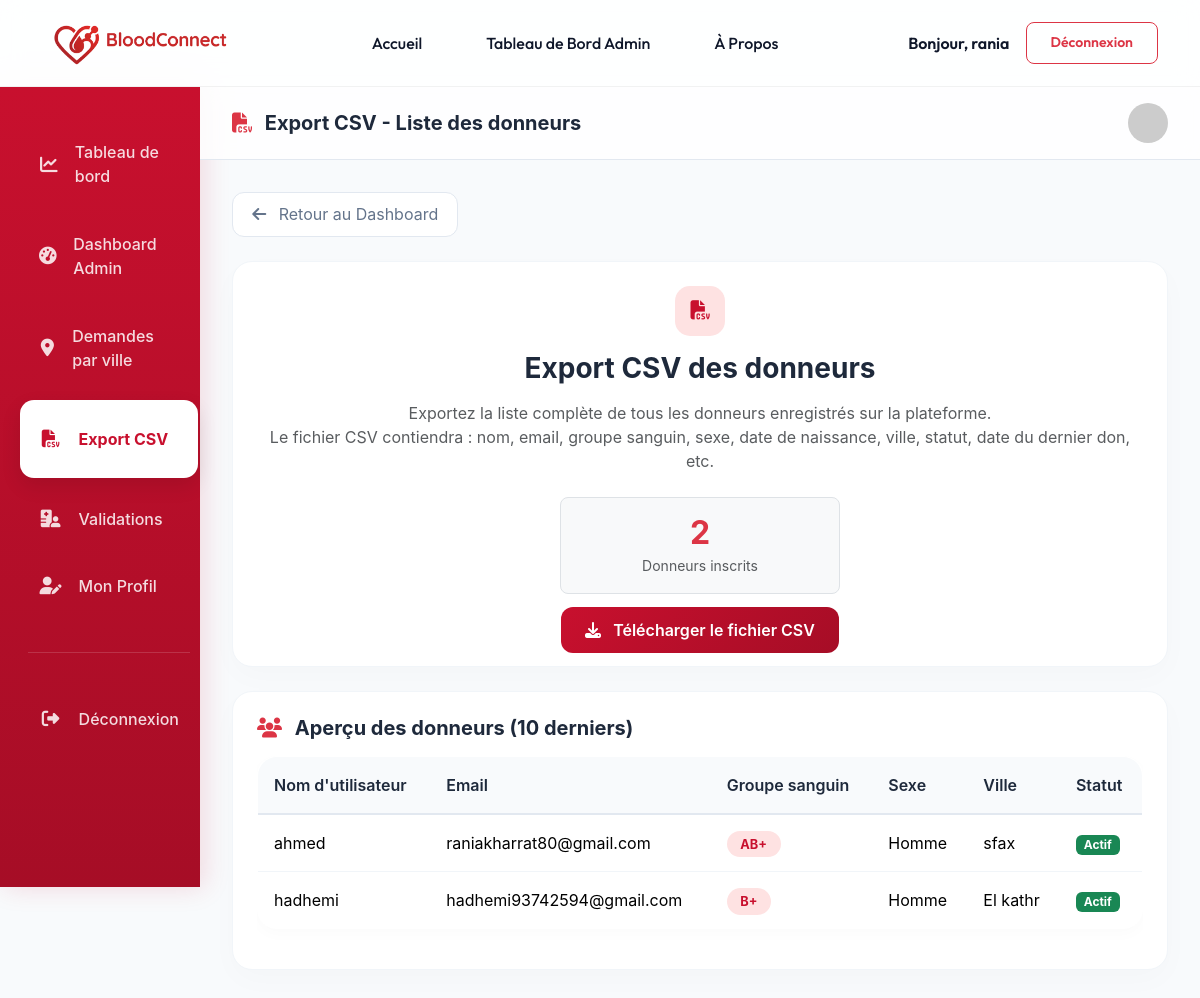
The app's page /core/csv-donneurs/ (signed in) with its own data.
### comptes/models.py (models this page shows, shortened)
class User(AbstractUser):
    ROLE_CHOICES = (
        ('donneur', 'Donneur'),
        ('hopital', 'Hopital'),
        ('admin', 'Admin'),
    )
    role = models.CharField(max_length=20, choices=ROLE_CHOICES, default='donneur')

class Donneur(models.Model):
    user = models.OneToOneField(User, on_delete=models.CASCADE)
    groupe_sanguin = models.CharField(max_length=3, choices=[
    ('A+', 'A+'), ('A-', 'A-'), ('B+', 'B+'), ('B-', 'B-'),
    ('AB+', 'AB+'), ('AB-', 'AB-'), ('O+', 'O+'), ('O-', 'O-'),
])
    sexe = models.CharField(max_length=1, choices=[('M', 'Homme'), ('F', 'Femme')])
    date_naissance = models.DateField()
    ville = models.CharField(max_length=100)
    actif = models.BooleanField(default=True)
    derniere_don = models.DateField(null=True, blank=True)

### core/views.py (the view)
# urls.py: path('csv-donneurs/', views.csv_donneurs, name='csv_donneurs'),
@login_required
@admin_required
def csv_donneurs(request):
    donneurs = Donneur.objects.select_related('user').all().order_by('groupe_sanguin', 'user__username')
    context = {
        'donneurs': donneurs,
        'total_donneurs': donneurs.count(),
    }
    return render(request, "core/CSV.html", context)

### core/templates/core/CSV.html (shortened to what this page needs)
{% load static %}
<!DOCTYPE html>
<html lang="fr">
<head>
    <link href="https://cdn.jsdelivr.net/npm/bootstrap@5.3.2/dist/css/bootstrap.min.css" rel="stylesheet">
    <link rel="stylesheet" href="https://cdnjs.cloudflare.com/ajax/libs/font-awesome/6.4.2/css/all.min.css">
</head>
<body>
    {% include 'header.html' %}
    <div class="container-fluid">
        <div class="row">
            <div class="col-lg-2 p-0 d-none d-lg-block">
                {% if user.is_superuser or user.role == 'admin' %}
                    {% include 'core/sidebare_admin.html' %}
                {% elif user.role == 'hopital' %}
                    {% include 'demandes/sidebar_hopital.html' %}
                {% else %}
                    {% include 'dons/sidebar_donneur.html' %}
                {% endif %}
            </div>
            <div class="col-lg-10 p-0">
                <div class="glass-header d-flex justify-content-between align-items-center">
                    <h5 class="fw-bold m-0">
                        <i class="fas fa-file-csv text-danger me-2"></i>
                        Export CSV - Liste des donneurs
                    </h5>
                    <img src="https://ui-avatars.com/api/?name={{ request.user.username }}&background=C8102E&color=fff" class="rounded-circle" width="40" alt="Avatar">
                </div>
                <div class="dashboard-content">
                    <div class="mb-4">
                        <a href="{% url 'admin_dashboard' %}" class="btn-retour">
                            <i class="fas fa-arrow-left me-2"></i> Retour au Dashboard
                        </a>
                    </div>
                    <div class="row">
                        <div class="col-md-12">
                            <div class="stat-card text-center">
                                <div class="stat-icon mx-auto" style="background: #FEE2E2; color: #C8102E;">
                                    <i class="fas fa-file-csv"></i>
                                </div>
                                <h3 class="fw-bold mb-3">Export CSV des donneurs</h3>
                                <p class="text-muted mb-4">
                                    Exportez la liste complète de tous les donneurs enregistrés sur la plateforme.<br>
                                    Le fichier CSV contiendra : nom, email, groupe sanguin, sexe, date de naissance, ville, statut, date du dernier don, etc.
                                </p>
                                <div class="row justify-content-center mb-4">
                                    <div class="col-md-4">
                                        <div class="border rounded-3 p-3 bg-light">
                                            <h2 class="fw-bold text-danger mb-0">{{ total_donneurs }}</h2>
                                            <small class="text-muted">Donneurs inscrits</small>
                                        </div>
                                    </div>
                                </div>
                                <a href="{% url 'exporter_donneurs_csv' %}" class="btn-exporter text-white text-decoration-none">
                                    <i class="fas fa-download me-2"></i> Télécharger le fichier CSV
                                </a>
                            </div>
                        </div>
                    </div>
                    <div class="stat-card mt-4">
                        <h5 class="fw-bold mb-3">
                            <i class="fas fa-users text-danger me-2"></i>
                            Aperçu des donneurs (10 derniers)
                        </h5>
                        <div class="table-responsive">
                            <table class="table table-custom">
                                <thead>
                                    <tr>
                                        <th>Nom d'utilisateur</th>
                                        <th>Email</th>
                                        <th>Groupe sanguin</th>
                                        <th>Sexe</th>
                                        <th>Ville</th>
                                        <th>Statut</th>
                                    </tr>
                                </thead>
                                <tbody>
                                    {% for donneur in donneurs|slice:":10" %}
                                    <tr>
                                        <td>{{ donneur.user.username }}</br></td>
                                        <td>{{ donneur.user.email|default:"-" }}</br></td>
                                        <td><span class="badge-blood">{{ donneur.groupe_sanguin }}</span></td>
                                        <td>{{ donneur.get_sexe_display|default:donneur.sexe }}</br></td>
                                        <td>{{ donneur.ville }}</br></td>
                                        <td>
                                            {% if donneur.actif %}
                                                <span class="badge bg-success">Actif</span>
                                            {% else %}
                                                <span class="badge bg-secondary">Inactif</span>
                                            {% endif %}
                                    </tr>
                                    {% endfor %}
                                </tbody>
                            </table>
                        </div>
                    </div>
                </div>
            </div>
        </div>
    </div>
</body>
</html>

### templates/header.html (shortened to what this page needs)
{% load static %}
<header class="header">
    <nav class="container d-flex align-items-center justify-content-between">
        <div class="logo d-flex align-items-center gap-2">
            <a href="{% url 'accueil' %}">
                <img src="{% static 'images/BloodConnect.png' %}" alt="Logo" width="200" height="60" style="object-fit: contain;">
            </a>
        </div>
        <div class="d-none d-lg-flex align-items-center">
            <a href="{% url 'accueil' %}" class="nav-link">Accueil</a>
            {% if user.is_authenticated %}
                {% if user.is_superuser or user.role == 'admin' %}
                    <a href="{% url 'admin_dashboard' %}" class="nav-link">Tableau de Bord Admin</a>
                {% elif user.role == 'hopital' %}
                    <a href="{% url 'dashboard_hopital' %}" class="nav-link">Portail Hospitalier</a>
                {% elif user.role == 'donneur' %}
                    <a href="{% url 'dashboard_donneur' %}" class="nav-link">Mon Portail Donneur</a>
                {% endif %}
            {% endif %}
            <a href="{% url 'about' %}" class="nav-link">À Propos</a>
        </div>
        <div class="d-flex align-items-center gap-3">
            {% if user.is_authenticated %}
                <span class="navbar-text d-none d-md-inline-block">Bonjour, {{ user.username }}</span>
                <a href="{% url 'logout' %}" class="btn btn-outline-danger btn-sm">Déconnexion</a>
            {% else %}
                <a href="{% url 'login' %}" class="btn btn-primary-red">Connexion</a>
                <a href="{% url 'register' %}" class="btn btn-outline-dark px-3 py-2 rounded-3 fw-bold" style="text-decoration: none;">Inscription</a>
            {% endif %}
        </div>
    </nav>
</header>

### core/templates/core/CSV.html (style rules this page uses)
:root { --primary: #C8102E; --secondary: #FEE2E2; --dark: #1E293B; --accent: #FCA5A5; }
body { background: #F8FAFC; font-family: 'Inter', system-ui, sans-serif; color: var(--dark); }
.nav-link { color: #64748B; border-radius: 12px; padding: 0.8rem 1rem; margin-bottom: 0.5rem; transition: 0.3s; font-weight: 500; }
.dashboard-content { padding: 2rem; }
.stat-card { background: white; border-radius: 20px; padding: 1.5rem; box-shadow: 0 10px 30px rgba(0,0,0,0.02); border: 1px solid #F1F5F9; transition: 0.3s; }
.stat-icon { width: 50px; height: 50px; border-radius: 15px; display: flex; align-items: center; justify-content: center; font-size: 1.2rem; margin-bottom: 1rem; }
.glass-header { background: rgba(255, 255, 255, 0.8); backdrop-filter: blur(10px); position: sticky; top: 0; z-index: 100; border-bottom: 1px solid #E2E8F0; padding: 1rem 2rem; }
.table-custom { background: white; border-radius: 20px; overflow: hidden; box-shadow: 0 5px 15px rgba(0,0,0,0.02); border: 1px solid #F1F5F9; }
.table-custom th { background: #F8FAFC; border-bottom: 2px solid #E2E8F0; color: var(--dark); font-weight: 600; padding: 1rem; }
.table-custom td { vertical-align: middle; border-bottom: 1px solid #F1F5F9; padding: 1rem; }
.badge-blood { background: #FEE2E2; color: #C8102E; padding: 0.35rem 0.85rem; border-radius: 50px; font-weight: 700; font-size: 0.8rem; }
.btn-exporter { background: linear-gradient(135deg, #C8102E 0%, #a60d26 100%); border: none; border-radius: 12px; padding: 0.8rem 1.5rem; font-weight: 600; }
.btn-retour { background: white; border: 1px solid #E2E8F0; border-radius: 12px; padding: 0.6rem 1.2rem; color: #64748B; text-decoration: none; display: inline-block; }

### templates/header.html (style rules this page uses)
:root { --primary-red: #C8102E; --dark-blue: #0F172A; --text-muted: #64748B; --transition: all 0.3s cubic-bezier(0.4, 0, 0.2, 1); }
.header { background: rgba(255, 255, 255, 0.85) !important; backdrop-filter: blur(12px); -webkit-backdrop-filter: blur(12px); border-bottom: 1px solid rgba(0,0,0,0.05); padding: 0.8rem 0; position: sticky; top: 0; z-index: 1000; font-family: 'Outfit', sans-serif; }
.header .nav-link { font-weight: 500; color: var(--dark-blue) !important; margin: 0 1rem; transition: var(--transition); position: relative; text-decoration: none; }
.header .btn-outline-danger { border-radius: 8px; padding: 0.6rem 1.5rem; font-weight: 600; }
.header .navbar-text { color: var(--dark-blue); font-weight: 600; }

### records on screen
User: username "rania"
Donneur: user.username "ahmed", user.email "raniakharrat80@gmail.com", groupe_sanguin "AB+", sexe "Homme", ville "sfax", actif "Actif"
Donneur: user.username "hadhemi", user.email "hadhemi93742594@gmail.com", groupe_sanguin "B+", sexe "Homme", ville "El kathr", actif "Actif"

### other values on screen
{{ total_donneurs }} "2"
